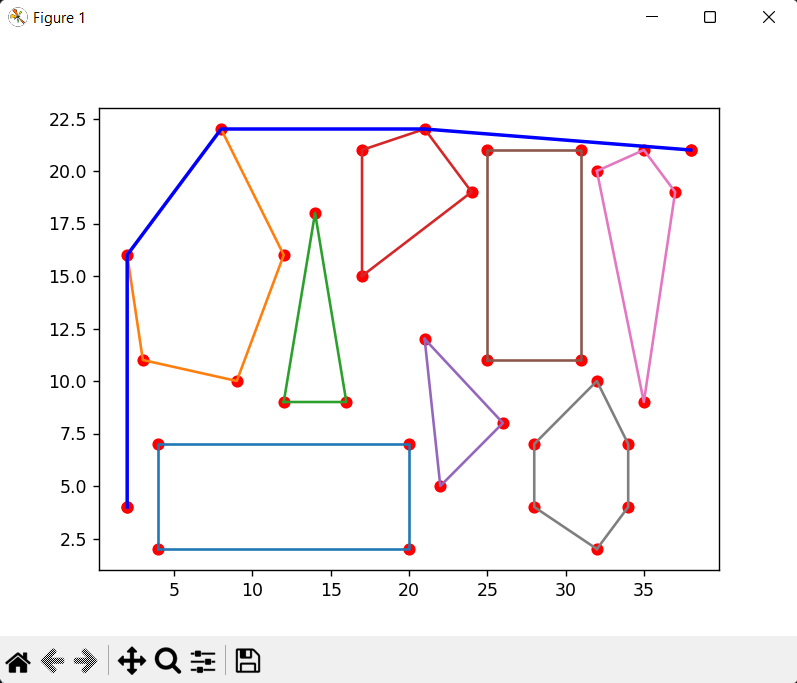

The Python source for this figure:
from collections import defaultdict
from queue import Queue
import math
from matplotlib import pyplot as plt

class Point(object):
    def __init__(self,x,y,polygon_id=-1):
        self.x=x
        self.y=y
        self.polygon_id=polygon_id
        self.g=0
        self.pre=None

    def rel(self, other, line):
        return line.d(self)*line.d(other)>=0
    
    def can_see(self, other, line):
        l1 = self.line_to(line.p1)
        l2 = self.line_to(line.p2)
        d3 = line.d(self)*line.d(other)<0
        d1=other.rel(line.p2,l1)
        d2=other.rel(line.p1,l2)
        return not (d1 and d2 and d3)
    
    def line_to(self, other):
        return Edge (self, other)
    
    def heuristic(self, other):
        return euclid_distance(self,other)
    
    def __eq__(self, point):
        return point and self.x == point.x and self.y == point.y

    def __ne__(self, point):
        return not self.__eq__(point)
    
    def __lt__(self, point):
        return hash(self) < hash(point)
    
    def __str__(self):
        return self.x.__hash__()^self.y.__hash__()
    
    def __repr__(self):
        return "(%d, %d)" % (self.x, self.y)
    def __hash__(self):
        return self.x.__hash__() ^ self.y.__hash__()
    
class Edge(object):
    def __init__(self, point1, point2):
        self.p1 = point1
        self.p2 = point2 

    def get_adjacent(self, point):
        if point == self.p1:
            return self.p2
        if point == self.p2:
            return self.p1
            
    def d(self, point):
        vect_a = Point(self.p2.x - self.p1.x, self.p2.y - self.p1.y)
        vect_n = Point(-vect_a.y, vect_a.x)
        return vect_n.x * (point.x - self.p1.x) + vect_n.y * (point.y-self.p1.y)
        
    def __str__(self):
        return "({},{})".format(self.p1, self.p2)
        
    def __contains__(self,point):
        return self.p1 == point or self.p2 == point
        
    def __hash__(self):
        return self.p1.__hash__() ^ self.p2.__hash__()
        
    def __repr__(self):
        return "Edge({!r}, {!r})".format(self.p1, self.p2)
        
class Graph:
    def __init__(self,polygons):
        self.graph = defaultdict(set)
        self.edges = set()
        self.polygons = defaultdict(set)
        pid = 0
        for polygon in polygons:
            if len(polygon) ==2:
                polygon.pop()
            if polygon[0] == polygon[-1]:
                self.add_point(polygon[0])
            else:
                for i, point in enumerate(polygon):
                    neighbor_point = polygon[(i+1)%len(polygon)]
                    edge = Edge(point, neighbor_point)
                    if len(polygon) > 2:
                        point.polygon_id = pid
                        neighbor_point.polygon_id = pid
                        self.polygons[pid].add(edge)
                    self.add_edge(edge)
                if len(polygon) > 2:
                    pid +=1
    
    def get_adjacent_points(self, point):
        return list(filter(None.__ne__, [edge.get_adjacent(point) for edge in self.edges]))
    
    def can_see(self, start):
        see_list = list()
        cant_see_list = list()

        for polygon in self.polygons:
            for edge in self.polygons[polygon]:
                for point in self.get_points():
                    if start == point:
                        cant_see_list.append(point)
                    if start in self.get_polygon_points(polygon):
                        for poly_point in self.get_polygon_points(polygon):
                            if poly_point not in self.get_adjacent_points(start):
                                cant_see_list.append(poly_point)
                    if point not in cant_see_list:
                        if start.can_see(point, edge):
                            if point not in see_list:
                                see_list.append(point)
                        elif point in see_list:
                            see_list.remove(point)
                            cant_see_list.append(point)
                        else:
                            cant_see_list.append(point)
        return see_list
    
    def get_polygon_points(self, index):
        point_set = set()
        for edge in self.polygons[index]:
            point_set.add(edge.p1)
            point_set.add(edge.p2)
        return point_set
    
    def get_points(self):
        return list(self.graph)
    
    def get_edges(self):
        return self.edges
    
    def add_point(self, point):
        self.graph[point].add(point)

    def add_edge(self,edge):
        self.graph[edge.p1].add(edge)
        self.graph[edge.p2].add(edge)
        self.edges.add(edge)

    def __contains__(self, item):
        if isinstance(item, Point):
            return item in self.graph
        if isinstance(item, Edge):
            return item in self.edges
        return False
    
    def __getitem__(self, point):
        if point in self.graph:
            return self.graph[point]
        return set()
    
    def __str__(self):
        res = ""
        for point in self.graph:
            res += "\n" + str(point) + ": "
            for edge in self.graph[point]:
                res += str(edge)
        return res
    
    def __repr__(self):
        return self.__str__()
    
    def h(self, point):
        heuristic = getattr(self, 'heuristic', None)
        if heuristic:
            return heuristic[point]
        else:
            return -1

def euclid_distance(point1, point2):
    return round(float(math.sqrt((point2.x - point1.x)**2 + (point2.y-point1.y)**2)), 3)

def bfs(graph, start, goal, func):
    closed = set()
    queue = Queue()
    queue.put(start)
    if start not in closed:
        closed.add(start)
    while not queue.empty():
        node = queue.get()
        if node == goal:
            return node
        for i in graph.can_see(node):
            if i not in closed:
                closed.add(i)
                i.pre = node
                queue.put(i)
    return node

a_star = lambda graph, i: i.g + graph.h(i)
greedy = lambda graph, i: graph.h(i)

def main():
    n_polygon = 0
    poly_list = list(list())
    x = list()
    y = list()
    with open('Input.txt', 'r') as f:
        line = f.readline()
        line = line.strip()
        line = line.split()
        line = list(map(int, line))
        n_polygon = line[0]
        start = Point(line[1], line[2])
        goal = Point(line[3], line[4])
        poly_list.append([start])
        for line in f:
            point_list = list()
            line = line.split()
            n_vertex = int(line[0])
            for j in range(0,2*n_vertex,2):
                point_list.append(Point(int(line[j+1]), int(line[j+2])))
            poly_list.append(point_list[:])
        poly_list.append([goal])
        graph=Graph(poly_list)
        graph.heuristic = {point:point.heuristic(goal) for point in graph.get_points()}

        a = bfs(graph, start, goal, a_star)

        result = list()

        while a:
            result.append(a)
            a = a.pre
        result.reverse()
        print_res = [[point, point.polygon_id] for point in result]
        print(*print_res, sep=' -> ')
        plt.figure()
        plt.plot([start.x], [start.y], 'ro')
        plt.plot([goal.x], [goal.y], 'ro')

        for point in graph.get_points():
            x.append(point.x)
            y.append(point.y)
        plt.plot(x,y,'ro')
        for i in range(1, len(poly_list)-1):
            coord = list()
            for point in poly_list[i]:
                coord.append([point.x, point.y])
            coord.append(coord[0])
            xs, ys = zip(*coord) #create lists of x and y values
            plt.plot(xs,ys)
        x = list()
        y = list()
        for point in result:
            x.append(point.x)
            y.append(point.y)
        plt.plot(x,y,'b',linewidth=2.0)
        plt.show()

if __name__ == "__main__":
    main()
        
